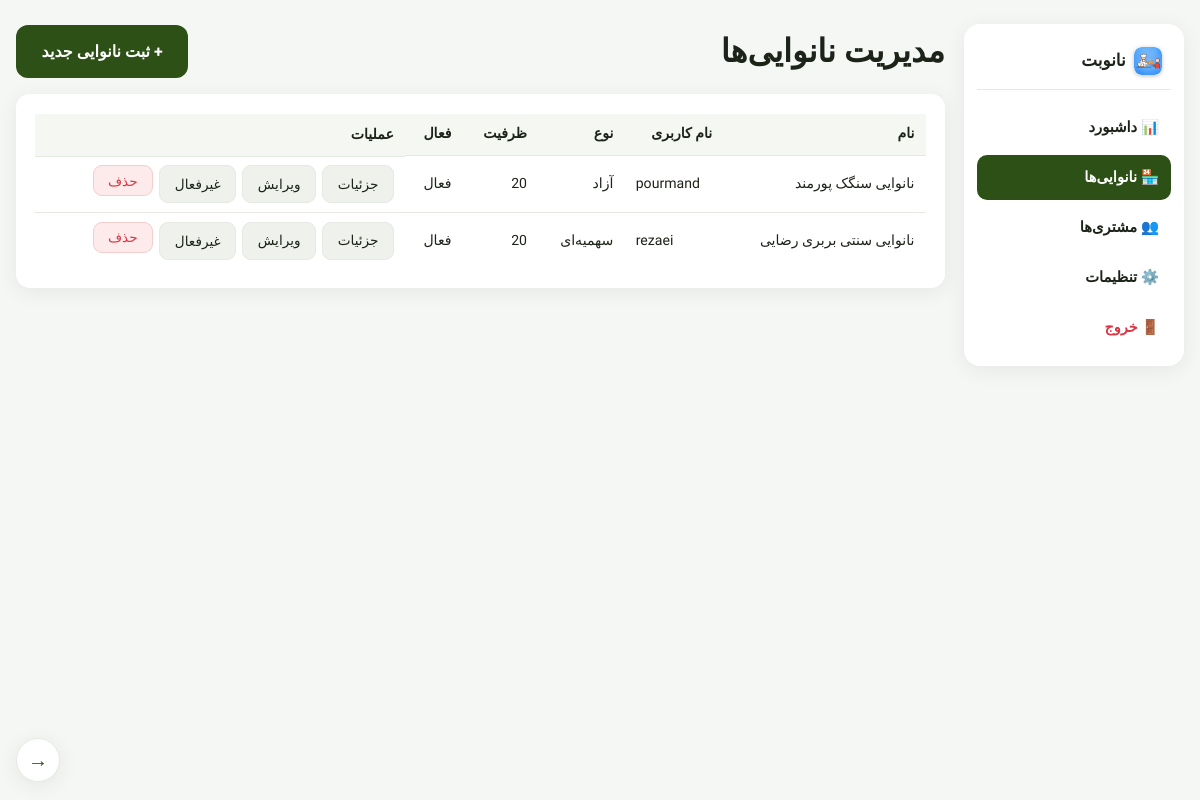
The app's page /admin/bakeries (signed in) with its own data.
### models.py (models this page shows, shortened)
class Bakery(db.Model):
    __tablename__ = 'bakeries'
    id = db.Column(db.Integer, primary_key=True)
    name = db.Column(db.String(200), nullable=False)
    address = db.Column(db.String(300), nullable=False)
    phone = db.Column(db.String(20))
    latitude = db.Column(db.Float, nullable=False)
    longitude = db.Column(db.Float, nullable=False)
    bakery_type = db.Column(db.String(20), nullable=False, default='free')  # share/free
    status = db.Column(db.String(20), default='approved')  # pending/approved/rejected
    username = db.Column(db.String(80), unique=True, nullable=True)
    password_hash = db.Column(db.String(200), nullable=True)
    is_active = db.Column(db.Boolean, default=True)
    price_per_loaf = db.Column(db.Integer, nullable=False, default=0)
    price_per_bag = db.Column(db.Integer, nullable=False, default=0)
    working_hours_start = db.Column(db.String(5), default='06:00')
    working_hours_end = db.Column(db.String(5), default='18:00')
    working_days = db.Column(db.String(20), default='0,1,2,3,4,5')
    holidays = db.Column(db.String(200), default='')
    daily_capacity = db.Column(db.Integer, default=20)
    accepting_reservations = db.Column(db.Boolean, default=True)
    created_at = db.Column(db.DateTime, default=datetime.utcnow)
    reservations = db.relationship('Reservation', backref='bakery', lazy=True)

### admin_routes.py (the view)
@admin_bp.route('/admin/bakeries')
def bakeries_list():
    if not is_admin():
        return redirect(url_for('admin.login'))
    bakeries = Bakery.query.order_by(Bakery.id.desc()).all()
    return render_template('admin_bakeries.html', bakeries=bakeries)

### admin_routes.py (called while the page is built)
def is_admin():
    return session.get('admin') is True

### templates/admin_bakeries.html (shortened to what this page needs)
{% extends "base.html" %}
{% block content %}
<div class="admin-shell">
    <aside class="admin-sidebar">
        <div class="admin-brand">
            <img src="/static/icons/icon-192.png" class="logo-icon" alt="">
            <b>نانوبت</b>
        </div>
        <nav class="admin-side-nav">
            <a href="/admin">📊 داشبورد</a>
            <a href="/admin/bakeries" class="active">🏪 نانوایی‌ها</a>
            <a href="/admin/customers">👥 مشتری‌ها</a>
            <a href="/admin/settings">⚙️ تنظیمات</a>
        </nav>
        <a href="/admin/logout" class="admin-exit">🚪 خروج</a>
    </aside>
    <div class="admin-main">
        <div class="admin-header">
            <h1>مدیریت نانوایی‌ها</h1>
            <a href="/admin/bakeries/new" class="btn-primary">+ ثبت نانوایی جدید</a>
        </div>
        <div class="panel">
        <table class="admin-table">
            <tr>
                <th>نام</th><th>نام کاربری</th><th>نوع</th><th>ظرفیت</th><th>فعال</th><th>عملیات</th>
            </tr>
            {% for b in bakeries %}
            <tr>
                <td>{{ b.name }}</td>
                <td dir="ltr">{{ b.username }}</td>
                <td>{{ 'سهمیه‌ای' if b.bakery_type=='share' else 'آزاد' }}</td>
                <td>{{ b.daily_capacity }}</td>
                <td>{{ 'فعال' if b.is_active else 'غیرفعال' }}</td>
                <td class="table-actions">
                    <a href="/admin/bakeries/{{ b.id }}" class="btn-small">جزئیات</a>
                    <a href="/admin/bakeries/{{ b.id }}/edit" class="btn-small">ویرایش</a>
                    <button class="btn-small toggle-btn" data-id="{{ b.id }}" data-active="{{ b.is_active|lower }}">
                        {{ 'غیرفعال' if b.is_active else 'فعال' }}
                    </button>
                    <form method="post" action="/admin/bakeries/{{ b.id }}/delete" style="display:inline" onsubmit="return confirm('حذف شود؟')">
                        <button class="btn-small btn-cancel">حذف</button>
                    </form>
                </td>
            </tr>
            {% endfor %}
        </table>
    </div>
</div>
</div>
{% endblock %}

### static/css/style.css (style rules this page uses)
:root { --primary: #2d5016; --primary-dark: #1f3a0e; --primary-light: #4a7c2e; --accent: #ff6b35; --bg: #f5f7f5; --card: #ffffff; --text: #1c2318; --text-light: #6b7366; --border: #e4e9e2; --success: #28a745; --danger: #dc3545; --info: #0b5ed7; --warning: #ffc107; --shadow: 0 4px 20px rgba(30, 45, 20, 0.08); --radius: 16px; }
* { margin: 0; padding: 0; box-sizing: border-box; }
body { font-family: 'Vazirmatn', Tahoma, sans-serif; background: var(--bg); color: var(--text); min-height: 100vh; direction: rtl; line-height: 1.7; -webkit-font-smoothing: antialiased; }
a { color: inherit; }
.logo-icon { width: 28px; height: 28px; border-radius: 8px; box-shadow: 0 1px 4px rgba(0,0,0,0.25); }
.btn-primary { background: var(--primary); color: #fff; border: none; padding: 0.8rem 1.6rem; border-radius: 12px; font-size: 1rem; font-weight: 600; font-family: inherit; cursor: pointer; text-decoration: none; display: inline-block; text-align: center; transition: background 0.2s, transform 0.1s; }
.btn-small { background: #eef1ec; color: var(--text); border: 1px solid var(--border); padding: 0.4rem 0.9rem; border-radius: 9px; font-size: 0.85rem; font-family: inherit; cursor: pointer; transition: background 0.2s; text-decoration: none; display: inline-block; }
.btn-cancel { background: #fdeaea; color: var(--danger); border-color: #f5cdcd; }
.admin-header { display: flex; justify-content: space-between; align-items: center; margin-bottom: 1rem; flex-wrap: wrap; gap: 0.6rem; }
.panel { background: #fff; border-radius: 14px; box-shadow: var(--shadow); padding: 1.2rem; }
.admin-table { width: 100%; border-collapse: collapse; font-size: 0.88rem; }
.admin-table th { text-align: right; padding: 0.55rem 0.7rem; background: #f4f7f2; font-weight: 700; }
.admin-table td { padding: 0.55rem 0.7rem; border-top: 1px solid var(--border); }
.table-actions { display: flex; gap: 0.4rem; flex-wrap: wrap; }
.admin-shell { display: flex; gap: 1.2rem; align-items: flex-start; }
.admin-sidebar { width: 220px; flex-shrink: 0; background: #fff; border-radius: var(--radius); box-shadow: var(--shadow); padding: 1rem 0.8rem; display: flex; flex-direction: column; gap: 0.4rem; position: sticky; top: 1rem; }
.admin-brand { display: flex; align-items: center; gap: 0.5rem; padding: 0.4rem 0.6rem 0.9rem; border-bottom: 1px solid var(--border); margin-bottom: 0.5rem; font-size: 1.05rem; }
.admin-side-nav { display: flex; flex-direction: column; gap: 0.25rem; }
.admin-side-nav a { text-decoration: none; color: var(--text); padding: 0.65rem 0.75rem; border-radius: 10px; font-size: 0.92rem; font-weight: 600; transition: background 0.15s; }
.admin-side-nav a.active { background: var(--primary); color: #fff; }
.admin-exit { margin-top: auto; text-decoration: none; color: var(--danger); padding: 0.6rem 0.75rem; border-radius: 10px; font-size: 0.9rem; font-weight: 700; }
.admin-main { flex: 1; min-width: 0; }

### records on screen
Bakery: name "نانوایی سنگک پورمند", username "pourmand", bakery_type "آزاد", daily_capacity "20", is_active "فعال", is_active "غیرفعال"
Bakery: name "نانوایی سنتی بربری رضایی", username "rezaei", bakery_type "سهمیه‌ای", daily_capacity "20", is_active "فعال", is_active "غیرفعال"
